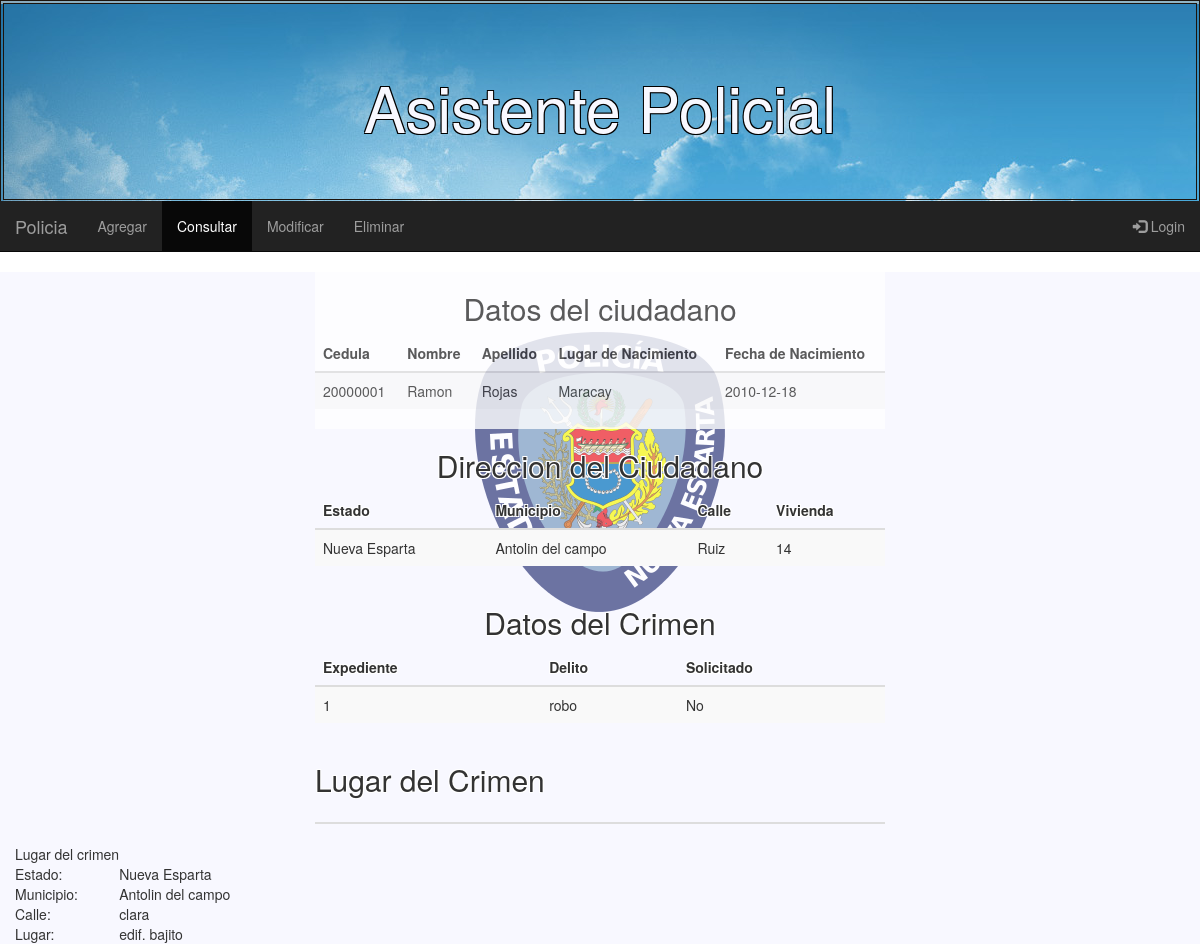
The app's page /result_consulta.php?cedula=20000001 with its own data.
### tables this page shows
CREATE TABLE Ciudadanos(
	cedula INT UNSIGNED NOT NULL,
	nombre VARCHAR(64) NOT NULL,
	apellido VARCHAR(64) NOT NULL,
	l_nacimiento VARCHAR(64) NOT NULL,
	f_nacimiento DATE NOT NULL,
	PRIMARY KEY(cedula)
);

CREATE TABLE Ubicacion_Ciudadanos(
	id_uc INT UNSIGNED NOT NULL AUTO_INCREMENT,
	cedula_uc INT UNSIGNED NOT NULL,
	estado_uc VARCHAR(64) NOT NULL,
	municipio_uc VARCHAR(64) NOT NULL,
	calle_uc VARCHAR(64) NOT NULL,
	vivienda_uc VARCHAR (64) NOT NULL,
	PRIMARY KEY (id_uc),
	INDEX UC_FK1(cedula_uc),
	FOREIGN KEY(cedula_uc)
		REFERENCES Ciudadanos(cedula)
);

CREATE TABLE Crimenes(
	expediente INT UNSIGNED NOT NULL,
    delito VARCHAR(64) NOT NULL,
    solicitado BOOL NOT NULL,
    cedula_c INT UNSIGNED NOT NULL,
    PRIMARY KEY (expediente),
    INDEX C_FK1(cedula_c),
    FOREIGN KEY (cedula_c)
		REFERENCES Ciudadanos(cedula)
);

CREATE TABLE Lugar_Crimenes(
	id_lc INT UNSIGNED NOT NULL AUTO_INCREMENT,
    estado_lc VARCHAR(64) NOT NULL,
    municipio_lc VARCHAR(64) NOT NULL,
    calle_lc VARCHAR(64) NOT NULL,
    lugar_lc VARCHAR(64) NOT NULL,
    expediente_lc INT UNSIGNED NOT NULL,
    PRIMARY KEY(id_lc),
    INDEX LC_FK1(expediente_lc),
    FOREIGN KEY (expediente_lc)
		REFERENCES Crimenes(expediente)
);

### result_consulta.php (the view, shortened to what this page needs)
<!DOCTYPE html>
<html>
  <head>
    <link rel="stylesheet" href="css/bootstrap.min.css">
    <link rel="stylesheet" href="css/background2.css">
  </head>
  <body>
  <div class="jumbotron">
      <h1 style="text-align: center;">Asistente Policial</h1>
  </div>
    <nav class="navbar navbar-inverse navbar-static-top" name="barra" id="id_barra">
      <div class="container-fluid">
          <div class="navbar-header">
            <a class="navbar-brand" href="#">Policia</a>
          </div>
          <div class="collapse navbar-collapse" id="myNavbar">
            <ul class="nav navbar-nav">
              <li><a href="form_agregar.php">Agregar</a>
              <li class="active"><a href="form_consulta.php">Consultar</a></li>
              <li><a href="form_modificar.php">Modificar</a></li>
              <li><a href="form_eliminar.php">Eliminar</a></li>
            </ul>
            <ul class="nav navbar-nav navbar-right">
              <li><a href="index.php"><span class="glyphicon glyphicon-log-in"></span> Login</a></li>
            </ul>
          </div>
      </div>
    </nav>
    <div class="container-fluid" id="body_container">
      <div class="row">
      <?php
      $cedula=$_GET["cedula"];
      include("conexionBD.php");
      $consulta="SELECT * FROM Ciudadanos WHERE cedula='$cedula'";
      $resultado=mysqli_query($conexion, $consulta);
      if($fila=mysqli_fetch_array($resultado, MYSQLI_ASSOC)){
        $consulta="SELECT * FROM Ciudadanos WHERE cedula='$cedula' ";
        $resultado=mysqli_query($conexion, $consulta);
        mysqli_set_charset($conexion, "utf8"); ?>
        <div class="col-md-3"></div>
        <div class="col-md-6">
          <div class="table-responsive" id="ciudadano_tabla">
            <table class="table table-striped">
              <h2 class="cedula" style="text-align: center;">Datos del ciudadano</h2>
              <thead class="cedula">
                <th>Cedula</th>
                <th>Nombre</th>
                <th>Apellido</th>
                <th>Lugar de Nacimiento</th>
                <th>Fecha de Nacimiento</th>
              </thead>
              <?php while($fila=mysqli_fetch_array($resultado, MYSQLI_ASSOC)){ ?>
                <tr>
                  <td><?php echo $fila["cedula"]; ?></td>
                  <td><?php echo $fila["nombre"]; ?></td>
                  <td><?php echo $fila["apellido"]; ?></td>
                  <td><?php echo $fila["l_nacimiento"]; ?></td>
                  <td><?php echo $fila["f_nacimiento"]; ?></td>
                </tr>
              <?php
              } ?>
            </table>
          </div>
        </div>
      </div>
      <div class="row">
        <?php
          $consulta="SELECT * FROM Ubicacion_Ciudadanos WHERE cedula_uc='$cedula'";
          $resultado=mysqli_query($conexion, $consulta);
        ?>
        <div class="col-md-3"></div>
        <div class="col-md-6">
          <div class="table-responsive">
            <table class="table table-striped">
              <h2 class="residencia" style="text-align: center;">Direccion del Ciudadano</h2>
              <thead class="residencia">
                <tr>
                  <th>Estado</th>
                  <th>Municipio</th>
                  <th>Calle</th>
                  <th>Vivienda</th>
                </tr>
              </thead>
              <?php while($fila=mysqli_fetch_array($resultado, MYSQLI_ASSOC)){ ?>
                <tr>
                  <td><?php echo $fila["estado_uc"]; ?></td>
                  <td><?php echo $fila["municipio_uc"]; ?></td>
                  <td><?php echo $fila["calle_uc"]; ?></td>
                  <td><?php echo $fila["vivienda_uc"]; ?></td>
                </tr>
                <?php } ?>
            </table>
          </div>
        </div>
      </div>
      <div class="row">
        <?php
        $consulta="SELECT * FROM Crimenes WHERE cedula_c='$cedula'";
        $resultado=mysqli_query($conexion, $consulta); ?>
        <div class="col-md-3"></div>
        <div class="col-md-6">
          <div class="table-responsive">
            <table class="table table-striped">
              <h2 class="crimen" style="text-align: center;">Datos del Crimen</h2>
              <thead class="crimen">
                <th>Expediente</th>
                <th>Delito</th>
                <th>Solicitado</th>
              </thead>
              <?php while($fila=mysqli_fetch_array($resultado, MYSQLI_ASSOC)){ ?>
                <tr><td><?php echo $fila["expediente"]; ?></td>
                <td><?php echo $fila["delito"]; ?></td>
                <?php if($fila["solicitado"]==0){
                  $fila["solicitado"]="No";
                }
                else{
                  $fila["solicitado"]="Si";
                } ?>
                <td><?php echo $fila["solicitado"]; ?></td></tr>
               <?php } ?>
            </table>
          </div>
        </div>
      </div>
      <div class="row">
        <div class="col-md-3"></div>
        <div class="col-md-6">
          <div class="table-responsive">
            <table class="table table-striped">
              <h2 class="crimen_lugar">Lugar del Crimen</h2>
              <thead>
                <th></th>
                <th></th>
                <th></th>
                <th></th>
              </thead>
            </table>
          </div>
        </div>
      </div>
<?php
        $consulta="SELECT * FROM Lugar_Crimenes, Crimenes WHERE expediente_lc=expediente AND cedula_c=$cedula";
        $resultado=mysqli_query($conexion, $consulta);
        echo("<table>");
        echo("<tr><td>Lugar del crimen</td></tr>");
        while($fila=mysqli_fetch_array($resultado, MYSQLI_ASSOC)){
          echo ("<tr><td>Estado: </td><td>$fila[estado_lc]</td></tr>");
          echo ("<tr><td>Municipio: </td><td>$fila[municipio_lc]</td></tr>");
          echo ("<tr><td>Calle: </td><td>$fila[calle_lc]</td></tr>");
          echo ("<tr><td>Lugar: </td><td>$fila[lugar_lc]</td></tr>");
        }
        echo("</table>");
      }
      else{
        echo("<p>El ciudadano no ha cometido delitos anteriormente</p>");
      }
      ?>
    </div>
  </body>
</html>

### css/background2.css (style rules this page uses)
.navbar-inverse { margin-top: -32px; border-radius: 0px; }
.jumbotron h1 { color: ghostwhite; text-shadow: -1px -1px 0 #000, 1px -1px 0 #000, -1px 1px 0 #000, 1px 1px 0 #000; }
#body_container { background: url(img/Logo_Policia.png) fixed no-repeat center, ghostwhite; }
.cedula { text-shadow: -1px -1px 0 #fff, 1px -1px 0 #fff, -1px 1px 0 #fff, 1px 1px 0 #fff; }
.residencia { text-shadow: -1px -1px 0 #fff, 1px -1px 0 #fff, -1px 1px 0 #fff, 1px 1px 0 #fff; }
.crimen { text-shadow: -1px -1px 0 #fff, 1px -1px 0 #fff, -1px 1px 0 #fff, 1px 1px 0 #fff; }
.crimen_lugar { text-shadow: -1px -1px 0 #fff, 1px -1px 0 #fff, -1px 1px 0 #fff, 1px 1px 0 #fff; }
#ciudadano_tabla { background-color: white; opacity: 0.8; }
.jumbotron { background-image: url(background.jpg); background-color: #F2E9E1; color: ghostwhite; text-shadow: -1px -1px 0 #000, 1px -1px 0 #000, -1px 1px 0 #000, 1px 1px 0 #000; border: 4px double #1C140D; }

### records on screen
ciudadanos: cedula "20000001", nombre "Ramon", apellido "Rojas", l_nacimiento "Maracay", f_nacimiento "2010-12-18"
ubicacion_ciudadanos: estado_uc "Nueva Esparta", municipio_uc "Antolin del campo", calle_uc "Ruiz", vivienda_uc "14"
crimenes: expediente "1", delito "robo", solicitado "No"
lugar_crimenes: estado_lc "Nueva Esparta", municipio_lc "Antolin del campo", calle_lc "clara", lugar_lc "edif. bajito"
